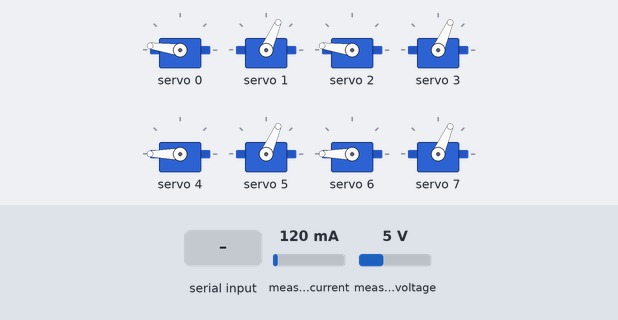
The sketch below on a simulated Arduino Uno, built with avr-gcc and run on an emulated ATmega328P. Parts: 8 × servo. The inputs (shaded band) are chosen by the test bench; at power-on: measured current 120 mA, measured voltage 5 V. What the sketch prints to the serial monitor is not drawn.

Above: at 2.5 s.
2.6 s: "close\n" received over Serial
At 3.36 s:
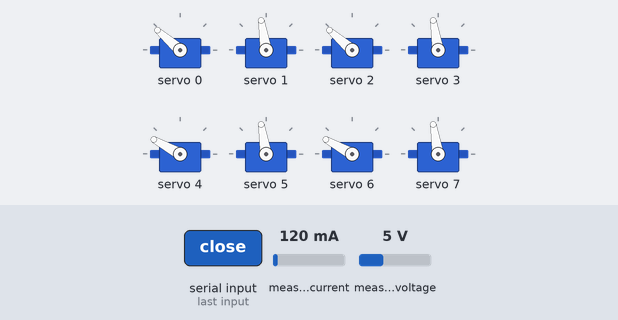
At 5.4 s:
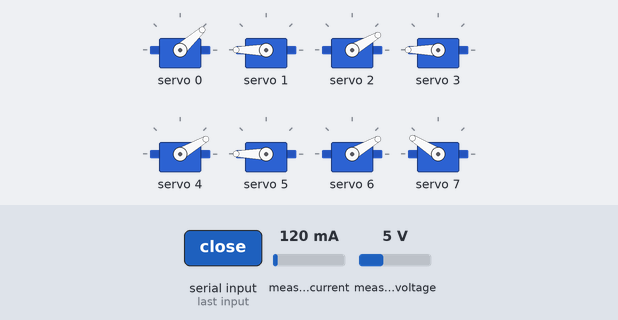
5.6 s: "open\n" received over Serial
At 6.53 s:
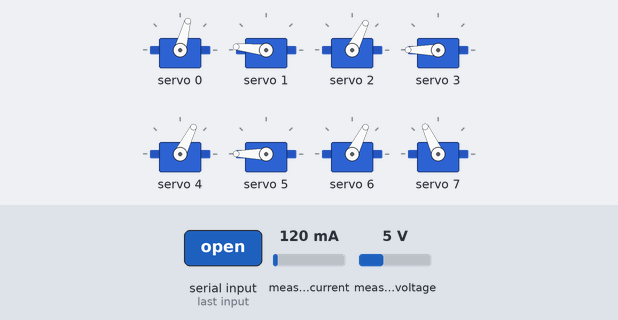
Timing chart, 0 to 9.7 s (numbered marks = the images above; inputs shaded):
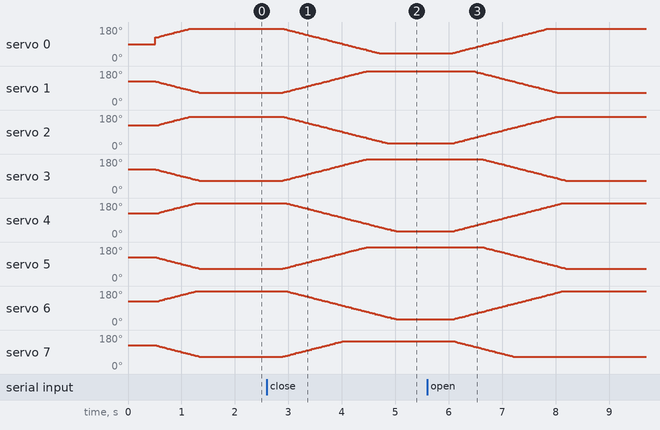

The sketch:

amazing_hand_ina219.3.ino
```cpp
#include <Wire.h>
#include <Adafruit_PWMServoDriver.h>
#include <Adafruit_INA219.h>

// === INITIALISATION DES MODULES ===
Adafruit_PWMServoDriver pwm = Adafruit_PWMServoDriver(0x40);
Adafruit_INA219 ina219(0x41); // Adresse 0x41, A0 = HIGH

// === PARAMÈTRES GÉNÉRAUX ===
#define SERVOMIN 150
#define SERVOMAX 600
int MaxSpeed = 10;
int CloseSpeed = 10;

// === POSITION ACTUELLE DES SERVOS ===
int MiddlePos[8] = {90, 90, 90, 90, 90, 90, 90, 90};

// === POSITION D'OUVERTURE CIBLE POUR CHAQUE SERVO ===
int OPEN_TARGET[8] = {140, 40, 140, 40, 140, 40, 140, 40};

// === SEUILS DE COURANT ===
float CURRENT_THRESHOLD_MA = 1800.0; // seuil de "force détectée" à ajuster
float SAFE_CURRENT_MA = 700.0;       // courant normal où on considère que la pression est redevenue sûre

// === FONCTION UTILE ===
int angleToPulse(int ang) {
return map(ang, 0, 180, SERVOMIN, SERVOMAX);
}

void setup() {
Wire.begin();
Serial.begin(115200);
pwm.begin();
pwm.setPWMFreq(50);
delay(500);

if (!ina219.begin()) {
Serial.println(" INA219 non détecté !");
while (1);
}

Serial.println(" Système prêt — commande : open / close");
OpenHand();
}

void loop() {
// Lecture commandes du moniteur série
if (Serial.available()) {
String cmd = Serial.readStringUntil('\n');
cmd.trim();


if (cmd.equalsIgnoreCase("open")) {
  OpenHand();
} else if (cmd.equalsIgnoreCase("close")) {
  CloseHand();
} else {
  Serial.println(" Commande inconnue — options : open / close");
}


}

// Affichage du courant en continu
printIna219Data();
delay(500);
}

// === FONCTION : RELÂCHEMENT PROGRESSIF ===
void gradualReleaseUntilSafe() {
float current_mA = ina219.getCurrent_mA();
Serial.println(" Relâchement progressif en cours...");

while (current_mA > SAFE_CURRENT_MA) {
bool anyMoved = false;


for (int i = 0; i < 8; i++) {
  int target = OPEN_TARGET[i];
  int pos = MiddlePos[i];

  if (pos < target) {
    pos = min(pos + 2, target);
    anyMoved = true;
  } else if (pos > target) {
    pos = max(pos - 2, target);
    anyMoved = true;
  }

  MiddlePos[i] = pos;
  pwm.setPWM(i, 0, angleToPulse(pos));
}

if (!anyMoved) {
  Serial.println(" Position ouverte atteinte, arrêt du relâchement.");
  break;
}

delay(100);
current_mA = ina219.getCurrent_mA();
Serial.print(" Courant : ");
Serial.print(current_mA);
Serial.println(" mA");


}

Serial.println(" Pression redevenue normale (ou ouverture complète atteinte).");
}

// === FONCTION : SURVEILLANCE ET RELÂCHEMENT AUTOMATIQUE ===
void checkThumbForceAndRelease() {
float current_mA = ina219.getCurrent_mA();

if (current_mA > CURRENT_THRESHOLD_MA) {
Serial.print(" Force détectée : ");
Serial.print(current_mA);
Serial.println(" mA → relâchement en cours...");
gradualReleaseUntilSafe();
}
}

// === MOUVEMENTS ===
void OpenHand() {
int target[8] = {130, 40, 130, 40, 140, 40, 140, 40};
moveAllServosTogether(target, MaxSpeed);
Serial.println("Main ouverte");
}

void CloseHand() {
int target[8] = {20, 160, 10, 170, 10, 170, 10, 110};
moveAllServosTogether(target, CloseSpeed);
Serial.println(" Main fermée");

// Vérification de la force après fermeture
checkThumbForceAndRelease();
}

// === MOUVEMENT SYNCHRONISÉ ===
void moveAllServosTogether(int targetAngles[8], int delayTime) {
int maxDiff = 0;
for (int i = 0; i < 8; i++) {
int diff = abs(targetAngles[i] - MiddlePos[i]);
if (diff > maxDiff) maxDiff = diff;
}

for (int step = 0; step <= maxDiff; step++) {
for (int i = 0; i < 8; i++) {
int start = MiddlePos[i];
int target = targetAngles[i];
int newAngle = start;


  if (target > start)
    newAngle = start + min(step, target - start);
  else if (target < start)
    newAngle = start - min(step, start - target);

  pwm.setPWM(i, 0, angleToPulse(newAngle));
}
delay(delayTime);


}

for (int i = 0; i < 8; i++) {
MiddlePos[i] = targetAngles[i];
}
}

// === AFFICHAGE INA219 ===
void printIna219Data() {
float busVoltage_V = ina219.getBusVoltage_V();
float shuntVoltage_mV = ina219.getShuntVoltage_mV();
float current_mA = ina219.getCurrent_mA();
float power_mW = ina219.getPower_mW();

Serial.print(" Bus: ");
Serial.print(busVoltage_V);
Serial.print(" V | Shunt: ");
Serial.print(shuntVoltage_mV);
Serial.print(" mV | Courant: ");
Serial.print(current_mA);
Serial.print(" mA | Puissance: ");
Serial.print(power_mW);
Serial.println(" mW");
}
```

Measured:
- after the input at 2.6 s, servo 0: moves from 172° to 42° over 1.8 s, starting after 0.29 s; servo 1: moves from 66° to 180° over 1.6 s, starting after 0.29 s
- after the input at 5.6 s, servo 0: moves from 42° to 172° over 1.8 s, starting after 0.47 s; servo 1: moves from 180° to 66° over 1.6 s, starting after 0.85 s
